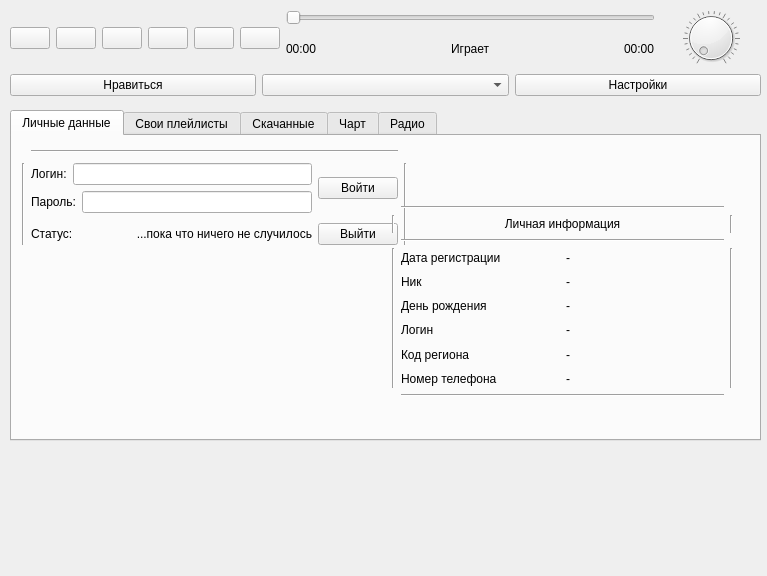
<?xml version="1.0" encoding="UTF-8"?>
<ui version="4.0">
 <class>MainWindow</class>
 <widget class="QMainWindow" name="MainWindow">
  <property name="enabled">
   <bool>true</bool>
  </property>
  <property name="geometry">
   <rect>
    <x>0</x>
    <y>0</y>
    <width>767</width>
    <height>576</height>
   </rect>
  </property>
  <property name="sizePolicy">
   <sizepolicy hsizetype="Minimum" vsizetype="Minimum">
    <horstretch>0</horstretch>
    <verstretch>0</verstretch>
   </sizepolicy>
  </property>
  <property name="focusPolicy">
   <enum>Qt::NoFocus</enum>
  </property>
  <property name="windowTitle">
   <string notr="true">fsef</string>
  </property>
  <property name="windowIcon">
   <iconset>
    <normaloff>icon/logo.png</normaloff>icon/logo.png</iconset>
  </property>
  <property name="windowOpacity">
   <double>1.000000000000000</double>
  </property>
  <property name="tabShape">
   <enum>QTabWidget::Triangular</enum>
  </property>
  <widget class="QWidget" name="centralwidget">
   <widget class="QTabWidget" name="tabWidget">
    <property name="geometry">
     <rect>
      <x>10</x>
      <y>110</y>
      <width>751</width>
      <height>331</height>
     </rect>
    </property>
    <property name="currentIndex">
     <number>0</number>
    </property>
    <widget class="QWidget" name="passport_ym">
     <attribute name="title">
      <string>Личные данные</string>
     </attribute>
     <widget class="QWidget" name="gridLayoutWidget">
      <property name="geometry">
       <rect>
        <x>10</x>
        <y>10</y>
        <width>385</width>
        <height>104</height>
       </rect>
      </property>
      <layout class="QGridLayout" name="gridLayout_5">
       <item row="1" column="2">
        <widget class="QPushButton" name="login_button">
         <property name="text">
          <string>Войти</string>
         </property>
        </widget>
       </item>
       <item row="1" column="1">
        <layout class="QVBoxLayout" name="verticalLayout_2">
         <item>
          <layout class="QHBoxLayout" name="horizontalLayout_3">
           <item>
            <widget class="QLabel" name="txt_login">
             <property name="text">
              <string>Логин:</string>
             </property>
            </widget>
           </item>
           <item>
            <widget class="QLineEdit" name="login"/>
           </item>
          </layout>
         </item>
         <item>
          <layout class="QHBoxLayout" name="horizontalLayout_4">
           <item>
            <widget class="QLabel" name="txt_pwrd">
             <property name="text">
              <string>Пароль:</string>
             </property>
            </widget>
           </item>
           <item>
            <widget class="QLineEdit" name="pwrd">
             <property name="enabled">
              <bool>true</bool>
             </property>
            </widget>
           </item>
          </layout>
         </item>
        </layout>
       </item>
       <item row="2" column="1">
        <layout class="QGridLayout" name="gridLayout_4">
         <item row="0" column="1">
          <widget class="QLabel" name="state">
           <property name="text">
            <string>...пока что ничего не случилось</string>
           </property>
           <property name="alignment">
            <set>Qt::AlignRight|Qt::AlignTrailing|Qt::AlignVCenter</set>
           </property>
          </widget>
         </item>
         <item row="0" column="0">
          <widget class="QLabel" name="label_3">
           <property name="text">
            <string>Статус:</string>
           </property>
          </widget>
         </item>
        </layout>
       </item>
       <item row="2" column="2">
        <widget class="QPushButton" name="exit_button">
         <property name="text">
          <string>Выйти</string>
         </property>
        </widget>
       </item>
       <item row="1" column="0" rowspan="2">
        <widget class="Line" name="line_9">
         <property name="orientation">
          <enum>Qt::Vertical</enum>
         </property>
        </widget>
       </item>
       <item row="1" column="3" rowspan="2">
        <widget class="Line" name="line_4">
         <property name="orientation">
          <enum>Qt::Vertical</enum>
         </property>
        </widget>
       </item>
       <item row="0" column="1" colspan="2">
        <widget class="Line" name="line_10">
         <property name="orientation">
          <enum>Qt::Horizontal</enum>
         </property>
        </widget>
       </item>
      </layout>
     </widget>
     <widget class="QWidget" name="gridLayoutWidget_2">
      <property name="geometry">
       <rect>
        <x>380</x>
        <y>70</y>
        <width>341</width>
        <height>191</height>
       </rect>
      </property>
      <layout class="QGridLayout" name="gridLayout_6">
       <item row="4" column="2">
        <widget class="QLabel" name="nick">
         <property name="text">
          <string>-</string>
         </property>
        </widget>
       </item>
       <item row="8" column="1">
        <widget class="QLabel" name="label_13">
         <property name="text">
          <string>Номер телефона</string>
         </property>
        </widget>
       </item>
       <item row="8" column="2">
        <widget class="QLabel" name="num_phone">
         <property name="text">
          <string>-</string>
         </property>
        </widget>
       </item>
       <item row="5" column="1">
        <widget class="QLabel" name="label_7">
         <property name="text">
          <string>День рождения</string>
         </property>
        </widget>
       </item>
       <item row="5" column="2">
        <widget class="QLabel" name="happy_brighday">
         <property name="text">
          <string>-</string>
         </property>
        </widget>
       </item>
       <item row="6" column="1">
        <widget class="QLabel" name="label_9">
         <property name="text">
          <string>Логин</string>
         </property>
        </widget>
       </item>
       <item row="7" column="1">
        <widget class="QLabel" name="label_11">
         <property name="text">
          <string>Код региона</string>
         </property>
        </widget>
       </item>
       <item row="6" column="2">
        <widget class="QLabel" name="login_label">
         <property name="text">
          <string>-</string>
         </property>
        </widget>
       </item>
       <item row="7" column="2">
        <widget class="QLabel" name="code_country">
         <property name="text">
          <string>-</string>
         </property>
        </widget>
       </item>
       <item row="2" column="1" colspan="2">
        <widget class="Line" name="line_2">
         <property name="orientation">
          <enum>Qt::Horizontal</enum>
         </property>
        </widget>
       </item>
       <item row="1" column="1" colspan="2">
        <widget class="QLabel" name="label">
         <property name="text">
          <string comment="ну да, твоя инфа" extracomment="ну да, твоя инфа">Личная информация</string>
         </property>
         <property name="alignment">
          <set>Qt::AlignCenter</set>
         </property>
        </widget>
       </item>
       <item row="9" column="1" colspan="2">
        <widget class="Line" name="line">
         <property name="orientation">
          <enum>Qt::Horizontal</enum>
         </property>
        </widget>
       </item>
       <item row="3" column="1">
        <widget class="QLabel" name="label_2">
         <property name="text">
          <string>Дата регистрации</string>
         </property>
        </widget>
       </item>
       <item row="3" column="2">
        <widget class="QLabel" name="data_registration">
         <property name="text">
          <string>-</string>
         </property>
        </widget>
       </item>
       <item row="4" column="1">
        <widget class="QLabel" name="label_5">
         <property name="text">
          <string>Ник</string>
         </property>
        </widget>
       </item>
       <item row="0" column="1" colspan="2">
        <widget class="Line" name="line_3">
         <property name="orientation">
          <enum>Qt::Horizontal</enum>
         </property>
        </widget>
       </item>
       <item row="3" column="3" rowspan="6">
        <widget class="Line" name="line_5">
         <property name="orientation">
          <enum>Qt::Vertical</enum>
         </property>
        </widget>
       </item>
       <item row="1" column="3">
        <widget class="Line" name="line_6">
         <property name="orientation">
          <enum>Qt::Vertical</enum>
         </property>
        </widget>
       </item>
       <item row="3" column="0" rowspan="6">
        <widget class="Line" name="line_7">
         <property name="orientation">
          <enum>Qt::Vertical</enum>
         </property>
        </widget>
       </item>
       <item row="1" column="0">
        <widget class="Line" name="line_8">
         <property name="orientation">
          <enum>Qt::Vertical</enum>
         </property>
        </widget>
       </item>
      </layout>
     </widget>
    </widget>
    <widget class="QWidget" name="tab_3">
     <attribute name="title">
      <string>Свои плейлисты</string>
     </attribute>
    </widget>
    <widget class="QWidget" name="tab_2">
     <attribute name="title">
      <string>Скачанные</string>
     </attribute>
    </widget>
    <widget class="QWidget" name="tab_5">
     <attribute name="title">
      <string>Чарт</string>
     </attribute>
    </widget>
    <widget class="QWidget" name="tab_4">
     <attribute name="title">
      <string>Радио</string>
     </attribute>
    </widget>
   </widget>
   <widget class="QWidget" name="horizontalLayoutWidget">
    <property name="geometry">
     <rect>
      <x>10</x>
      <y>10</y>
      <width>751</width>
      <height>56</height>
     </rect>
    </property>
    <layout class="QGridLayout" name="gridLayout_2">
     <item row="0" column="6">
      <layout class="QGridLayout" name="gridLayout_3">
       <item row="0" column="0">
        <layout class="QGridLayout" name="gridLayout"/>
       </item>
       <item row="0" column="1">
        <layout class="QVBoxLayout" name="verticalLayout">
         <item>
          <widget class="QSlider" name="pos_player">
           <property name="cursor">
            <cursorShape>SizeHorCursor</cursorShape>
           </property>
           <property name="orientation">
            <enum>Qt::Horizontal</enum>
           </property>
          </widget>
         </item>
         <item>
          <layout class="QHBoxLayout" name="horizontalLayout_2">
           <item>
            <widget class="QLabel" name="pos_player_time">
             <property name="text">
              <string>00:00</string>
             </property>
            </widget>
           </item>
           <item>
            <spacer name="horizontalSpacer">
             <property name="orientation">
              <enum>Qt::Horizontal</enum>
             </property>
             <property name="sizeHint" stdset="0">
              <size>
               <width>40</width>
               <height>20</height>
              </size>
             </property>
            </spacer>
           </item>
           <item>
            <widget class="QLabel" name="name_song">
             <property name="text">
              <string>Играет</string>
             </property>
            </widget>
           </item>
           <item>
            <spacer name="horizontalSpacer_2">
             <property name="orientation">
              <enum>Qt::Horizontal</enum>
             </property>
             <property name="sizeHint" stdset="0">
              <size>
               <width>40</width>
               <height>20</height>
              </size>
             </property>
            </spacer>
           </item>
           <item>
            <widget class="QLabel" name="max_player">
             <property name="text">
              <string>00:00</string>
             </property>
            </widget>
           </item>
          </layout>
         </item>
        </layout>
       </item>
      </layout>
     </item>
     <item row="0" column="8">
      <widget class="QDial" name="volume">
       <property name="enabled">
        <bool>true</bool>
       </property>
       <property name="wrapping">
        <bool>false</bool>
       </property>
       <property name="notchesVisible">
        <bool>true</bool>
       </property>
      </widget>
     </item>
     <item row="0" column="3">
      <widget class="QPushButton" name="mute">
       <property name="text">
        <string/>
       </property>
       <property name="icon">
        <iconset>
         <normaloff>icon/minus.png</normaloff>icon/minus.png</iconset>
       </property>
       <property name="iconSize">
        <size>
         <width>40</width>
         <height>40</height>
        </size>
       </property>
       <property name="checkable">
        <bool>true</bool>
       </property>
      </widget>
     </item>
     <item row="0" column="5">
      <widget class="QPushButton" name="back">
       <property name="text">
        <string/>
       </property>
       <property name="icon">
        <iconset>
         <normaloff>icon/back_song.png</normaloff>icon/back_song.png</iconset>
       </property>
       <property name="iconSize">
        <size>
         <width>40</width>
         <height>40</height>
        </size>
       </property>
      </widget>
     </item>
     <item row="0" column="0">
      <widget class="QPushButton" name="play">
       <property name="text">
        <string/>
       </property>
       <property name="icon">
        <iconset>
         <normaloff>icon/play.png</normaloff>icon/play.png</iconset>
       </property>
       <property name="iconSize">
        <size>
         <width>40</width>
         <height>40</height>
        </size>
       </property>
      </widget>
     </item>
     <item row="0" column="1">
      <widget class="QPushButton" name="pause">
       <property name="text">
        <string/>
       </property>
       <property name="icon">
        <iconset>
         <normaloff>icon/pause.png</normaloff>icon/pause.png</iconset>
       </property>
       <property name="iconSize">
        <size>
         <width>40</width>
         <height>40</height>
        </size>
       </property>
      </widget>
     </item>
     <item row="0" column="2">
      <widget class="QPushButton" name="stop">
       <property name="enabled">
        <bool>true</bool>
       </property>
       <property name="text">
        <string/>
       </property>
       <property name="icon">
        <iconset>
         <normaloff>icon/stop.png</normaloff>icon/stop.png</iconset>
       </property>
       <property name="iconSize">
        <size>
         <width>40</width>
         <height>40</height>
        </size>
       </property>
       <property name="checkable">
        <bool>false</bool>
       </property>
       <property name="autoRepeat">
        <bool>false</bool>
       </property>
       <property name="autoExclusive">
        <bool>false</bool>
       </property>
      </widget>
     </item>
     <item row="0" column="4">
      <widget class="QPushButton" name="forw">
       <property name="text">
        <string/>
       </property>
       <property name="icon">
        <iconset>
         <normaloff>icon/forward_song.png</normaloff>icon/forward_song.png</iconset>
       </property>
       <property name="iconSize">
        <size>
         <width>40</width>
         <height>40</height>
        </size>
       </property>
      </widget>
     </item>
    </layout>
   </widget>
   <widget class="QWidget" name="horizontalLayoutWidget_2">
    <property name="geometry">
     <rect>
      <x>10</x>
      <y>70</y>
      <width>751</width>
      <height>31</height>
     </rect>
    </property>
    <layout class="QHBoxLayout" name="horizontalLayout">
     <item>
      <widget class="QPushButton" name="pushButton">
       <property name="enabled">
        <bool>true</bool>
       </property>
       <property name="text">
        <string>Нравиться</string>
       </property>
       <property name="iconSize">
        <size>
         <width>16</width>
         <height>16</height>
        </size>
       </property>
      </widget>
     </item>
     <item>
      <widget class="QComboBox" name="comboBox">
       <property name="editable">
        <bool>false</bool>
       </property>
      </widget>
     </item>
     <item>
      <widget class="QPushButton" name="pushButton_2">
       <property name="text">
        <string>Настройки</string>
       </property>
      </widget>
     </item>
    </layout>
   </widget>
  </widget>
 </widget>
 <resources/>
 <connections/>
</ui>
